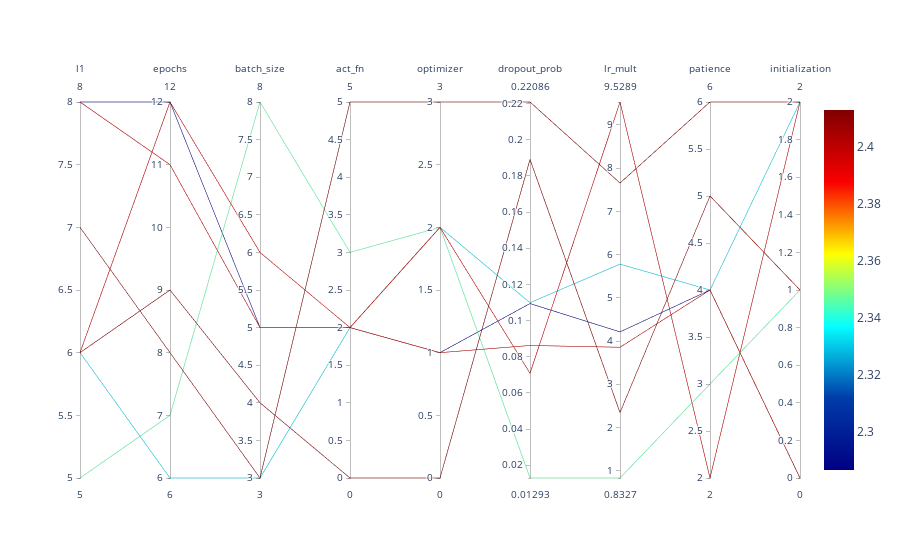

Source (notebook cell):
### Markdown cell above
### Parallel Coordinates Plot

### Code cell
#| fig-cap: Parallel coordinates plots
spot_tuner.parallel_plot()

### Figure 1 — Plotly figure (JSON) as saved in the notebook; plotly's stock layout.template omitted (floating-point values rounded to 4 significant figures)
{"data": [{"dimensions": [{"label": "l1", "range": [5, 8], "values": [8, 5, 7, 6, 6, 8, 6]}, {"label": "epochs", "range": [6, 12], "values": [12, 7, 8, 9, 12, 11, 6]}, {"label": "batch_size", "range": [3, 8], "values": [5, 8, 3, 4, 6, 5, 3]}, {"label": "act_fn", "range": [0, 5], "values": [2, 3, 5, 0, 2, 2, 2]}, {"label": "optimizer", "range": [0, 3], "values": [1, 2, 3, 0, 2, 1, 2]}, {"label": "dropout_prob", "range": [0.01293, 0.2209], "values": [0.1094, 0.01293, 0.2209, 0.1891, 0.07084, 0.08622, 0.1099]}, {"label": "lr_mult", "range": [0.8327, 9.529], "values": [4.212, 0.8327, 7.655, 2.345, 9.529, 3.857, 5.779]}, {"label": "patience", "range": [2, 6], "values": [4, 3, 6, 5, 2, 4, 4]}, {"label": "initialization", "range": [0, 2], "values": [0, 1, 2, 1, 2, 0, 2]}], "line": {"cmax": 2.413, "cmin": 2.287, "color": [2.287, 2.346, 2.413, 2.411, 2.398, 2.399, 2.332], "colorscale": [[0, "rgb(0,0,131)"], [0.2, "rgb(0,60,170)"], [0.4, "rgb(5,255,255)"], [0.6, "rgb(255,255,0)"], [0.8, "rgb(250,0,0)"], [1, "rgb(128,0,0)"]], "showscale": true}, "type": "parcoords"}], "layout": {}}
